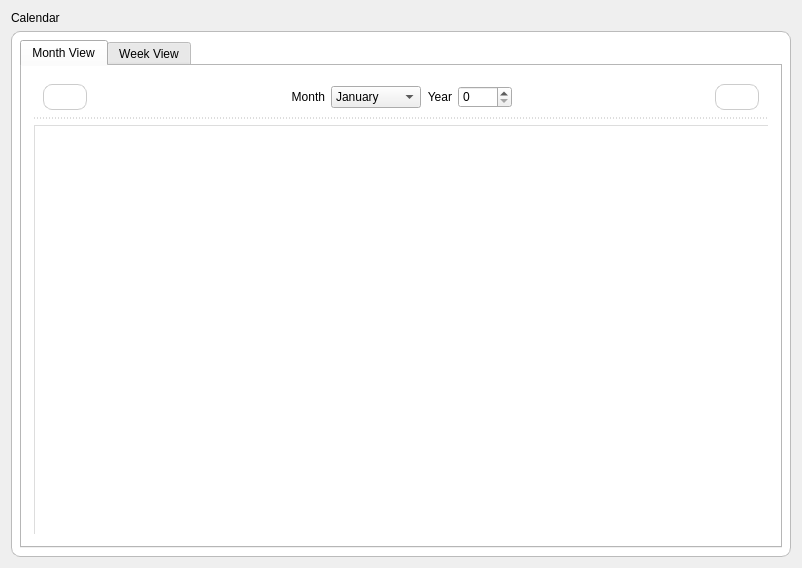
<?xml version="1.0" encoding="UTF-8"?>
<ui version="4.0">
 <class>BigCalendar</class>
 <widget class="QWidget" name="BigCalendar">
  <property name="geometry">
   <rect>
    <x>0</x>
    <y>0</y>
    <width>802</width>
    <height>568</height>
   </rect>
  </property>
  <property name="windowTitle">
   <string>Form</string>
  </property>
  <layout class="QVBoxLayout" name="verticalLayout_2">
   <item>
    <layout class="QVBoxLayout" name="verticalLayout">
     <item>
      <widget class="QLabel" name="formTitle">
       <property name="sizePolicy">
        <sizepolicy hsizetype="Preferred" vsizetype="Fixed">
         <horstretch>0</horstretch>
         <verstretch>0</verstretch>
        </sizepolicy>
       </property>
       <property name="styleSheet">
        <string notr="true"/>
       </property>
       <property name="text">
        <string>Calendar</string>
       </property>
      </widget>
     </item>
     <item>
      <widget class="QWidget" name="widget" native="true">
       <property name="styleSheet">
        <string notr="true">#widget {
	background:#ffffff;
	border-radius:9px;
	border:1px solid #bbbbbb;
}

QWidget {
	background:#ffffff;
}</string>
       </property>
       <layout class="QVBoxLayout" name="verticalLayout_4">
        <item>
         <widget class="QTabWidget" name="tabWidget">
          <property name="styleSheet">
           <string notr="true">QTabWidget {
	background:#ffffff;
}

QTabWidget QWidget {
	background:none;
}</string>
          </property>
          <property name="currentIndex">
           <number>0</number>
          </property>
          <widget class="QWidget" name="tab">
           <attribute name="title">
            <string>Month View</string>
           </attribute>
           <layout class="QVBoxLayout" name="verticalLayout_5">
            <property name="leftMargin">
             <number>12</number>
            </property>
            <property name="rightMargin">
             <number>12</number>
            </property>
            <property name="bottomMargin">
             <number>12</number>
            </property>
            <item>
             <layout class="QVBoxLayout" name="verticalLayout_3">
              <item>
               <widget class="QWidget" name="calendarControls" native="true">
                <property name="sizePolicy">
                 <sizepolicy hsizetype="Preferred" vsizetype="Fixed">
                  <horstretch>0</horstretch>
                  <verstretch>0</verstretch>
                 </sizepolicy>
                </property>
                <property name="styleSheet">
                 <string notr="true">#calendarControls {
	border-bottom:1px dotted #bbbbbb;
}

QPushButton:pressed {
	background-color: #555555;
	color: #ffffff;
}</string>
                </property>
                <layout class="QHBoxLayout" name="horizontalLayout_2">
                 <item>
                  <layout class="QHBoxLayout" name="horizontalLayout">
                   <item>
                    <widget class="QPushButton" name="cal_previous">
                     <property name="styleSheet">
                      <string notr="true">padding:5px;
border:1px solid #cccccc;
border-radius:9px;</string>
                     </property>
                     <property name="text">
                      <string/>
                     </property>
                     <property name="icon">
                      <iconset resource="resources.qrc">
                       <normaloff>:/icons/Back 24x24</normaloff>:/icons/Back 24x24</iconset>
                     </property>
                    </widget>
                   </item>
                   <item>
                    <spacer name="horizontalSpacer">
                     <property name="orientation">
                      <enum>Qt::Horizontal</enum>
                     </property>
                     <property name="sizeHint" stdset="0">
                      <size>
                       <width>40</width>
                       <height>20</height>
                      </size>
                     </property>
                    </spacer>
                   </item>
                   <item>
                    <widget class="QLabel" name="label_2">
                     <property name="sizePolicy">
                      <sizepolicy hsizetype="Preferred" vsizetype="Fixed">
                       <horstretch>0</horstretch>
                       <verstretch>0</verstretch>
                      </sizepolicy>
                     </property>
                     <property name="text">
                      <string>Month</string>
                     </property>
                     <property name="alignment">
                      <set>Qt::AlignRight|Qt::AlignTrailing|Qt::AlignVCenter</set>
                     </property>
                    </widget>
                   </item>
                   <item>
                    <widget class="QComboBox" name="cal_month">
                     <property name="sizePolicy">
                      <sizepolicy hsizetype="Fixed" vsizetype="Fixed">
                       <horstretch>0</horstretch>
                       <verstretch>0</verstretch>
                      </sizepolicy>
                     </property>
                     <property name="styleSheet">
                      <string notr="true">background:none;</string>
                     </property>
                     <item>
                      <property name="text">
                       <string>January</string>
                      </property>
                     </item>
                     <item>
                      <property name="text">
                       <string>February</string>
                      </property>
                     </item>
                     <item>
                      <property name="text">
                       <string>March</string>
                      </property>
                     </item>
                     <item>
                      <property name="text">
                       <string>April</string>
                      </property>
                     </item>
                     <item>
                      <property name="text">
                       <string>May</string>
                      </property>
                     </item>
                     <item>
                      <property name="text">
                       <string>June</string>
                      </property>
                     </item>
                     <item>
                      <property name="text">
                       <string>July</string>
                      </property>
                     </item>
                     <item>
                      <property name="text">
                       <string>August</string>
                      </property>
                     </item>
                     <item>
                      <property name="text">
                       <string>September</string>
                      </property>
                     </item>
                     <item>
                      <property name="text">
                       <string>October</string>
                      </property>
                     </item>
                     <item>
                      <property name="text">
                       <string>November</string>
                      </property>
                     </item>
                     <item>
                      <property name="text">
                       <string>December</string>
                      </property>
                     </item>
                    </widget>
                   </item>
                   <item>
                    <widget class="QLabel" name="label_3">
                     <property name="sizePolicy">
                      <sizepolicy hsizetype="Fixed" vsizetype="Fixed">
                       <horstretch>0</horstretch>
                       <verstretch>0</verstretch>
                      </sizepolicy>
                     </property>
                     <property name="text">
                      <string>Year</string>
                     </property>
                     <property name="alignment">
                      <set>Qt::AlignRight|Qt::AlignTrailing|Qt::AlignVCenter</set>
                     </property>
                    </widget>
                   </item>
                   <item>
                    <widget class="QSpinBox" name="cal_year">
                     <property name="maximum">
                      <number>3000</number>
                     </property>
                    </widget>
                   </item>
                   <item>
                    <spacer name="horizontalSpacer_2">
                     <property name="orientation">
                      <enum>Qt::Horizontal</enum>
                     </property>
                     <property name="sizeHint" stdset="0">
                      <size>
                       <width>40</width>
                       <height>20</height>
                      </size>
                     </property>
                    </spacer>
                   </item>
                   <item>
                    <widget class="QPushButton" name="cal_next">
                     <property name="styleSheet">
                      <string notr="true">padding:5px;
border:1px solid #cccccc;
border-radius:9px;</string>
                     </property>
                     <property name="text">
                      <string/>
                     </property>
                     <property name="icon">
                      <iconset resource="resources.qrc">
                       <normaloff>:/icons/Forward 24x24</normaloff>:/icons/Forward 24x24</iconset>
                     </property>
                    </widget>
                   </item>
                  </layout>
                 </item>
                </layout>
               </widget>
              </item>
              <item>
               <widget class="QWidget" name="calendarData" native="true">
                <property name="styleSheet">
                 <string notr="true">#calendarData {
	border-left:1px solid #dddddd;
	border-top:1px solid #dddddd;
}

#calendarData QWidget {
	background: #fff;
}</string>
                </property>
                <layout class="QGridLayout" name="gridLayout_2">
                 <property name="margin">
                  <number>0</number>
                 </property>
                 <item row="0" column="0">
                  <layout class="QGridLayout" name="calendarDataLayout">
                   <property name="leftMargin">
                    <number>1</number>
                   </property>
                   <property name="spacing">
                    <number>0</number>
                   </property>
                  </layout>
                 </item>
                </layout>
               </widget>
              </item>
             </layout>
            </item>
           </layout>
          </widget>
          <widget class="QWidget" name="tab_2">
           <attribute name="title">
            <string>Week View</string>
           </attribute>
           <layout class="QVBoxLayout" name="verticalLayout_7">
            <property name="leftMargin">
             <number>12</number>
            </property>
            <property name="rightMargin">
             <number>12</number>
            </property>
            <property name="bottomMargin">
             <number>12</number>
            </property>
            <item>
             <layout class="QVBoxLayout" name="verticalLayout_6">
              <item>
               <widget class="QWidget" name="widget_2" native="true">
                <property name="sizePolicy">
                 <sizepolicy hsizetype="Preferred" vsizetype="Fixed">
                  <horstretch>0</horstretch>
                  <verstretch>0</verstretch>
                 </sizepolicy>
                </property>
                <layout class="QHBoxLayout" name="horizontalLayout_4">
                 <item>
                  <layout class="QHBoxLayout" name="horizontalLayout_3">
                   <item>
                    <widget class="QToolButton" name="toolButton">
                     <property name="styleSheet">
                      <string notr="true">padding:5px;
border:1px solid #cccccc;
border-radius:9px;</string>
                     </property>
                     <property name="text">
                      <string/>
                     </property>
                     <property name="icon">
                      <iconset resource="resources.qrc">
                       <normaloff>:/icons/Back 24x24</normaloff>:/icons/Back 24x24</iconset>
                     </property>
                    </widget>
                   </item>
                   <item>
                    <spacer name="horizontalSpacer_4">
                     <property name="orientation">
                      <enum>Qt::Horizontal</enum>
                     </property>
                     <property name="sizeHint" stdset="0">
                      <size>
                       <width>40</width>
                       <height>20</height>
                      </size>
                     </property>
                    </spacer>
                   </item>
                   <item>
                    <widget class="QLabel" name="monthLabel">
                     <property name="text">
                      <string>January</string>
                     </property>
                    </widget>
                   </item>
                   <item>
                    <spacer name="horizontalSpacer_3">
                     <property name="orientation">
                      <enum>Qt::Horizontal</enum>
                     </property>
                     <property name="sizeHint" stdset="0">
                      <size>
                       <width>40</width>
                       <height>20</height>
                      </size>
                     </property>
                    </spacer>
                   </item>
                   <item>
                    <widget class="QToolButton" name="toolButton_2">
                     <property name="styleSheet">
                      <string notr="true">padding:5px;
border:1px solid #cccccc;
border-radius:9px;</string>
                     </property>
                     <property name="text">
                      <string/>
                     </property>
                     <property name="icon">
                      <iconset resource="resources.qrc">
                       <normaloff>:/icons/Forward 24x24</normaloff>:/icons/Forward 24x24</iconset>
                     </property>
                    </widget>
                   </item>
                  </layout>
                 </item>
                </layout>
               </widget>
              </item>
              <item>
               <widget class="QWidget" name="calendarDataWeek" native="true">
                <property name="styleSheet">
                 <string notr="true">#calendarDataWeek QWidget {
	background: #fff;
}

#calendarDataWeek {
	border:1px solid #dddddd;
}</string>
                </property>
                <layout class="QGridLayout" name="gridLayout_3">
                 <property name="margin">
                  <number>0</number>
                 </property>
                 <item row="0" column="0">
                  <layout class="QGridLayout" name="calendarDataWeekLayout">
                   <property name="leftMargin">
                    <number>1</number>
                   </property>
                   <property name="spacing">
                    <number>0</number>
                   </property>
                  </layout>
                 </item>
                </layout>
               </widget>
              </item>
             </layout>
            </item>
           </layout>
          </widget>
         </widget>
        </item>
       </layout>
      </widget>
     </item>
    </layout>
   </item>
  </layout>
 </widget>
 <resources>
  <include location="resources.qrc"/>
 </resources>
 <connections/>
</ui>
